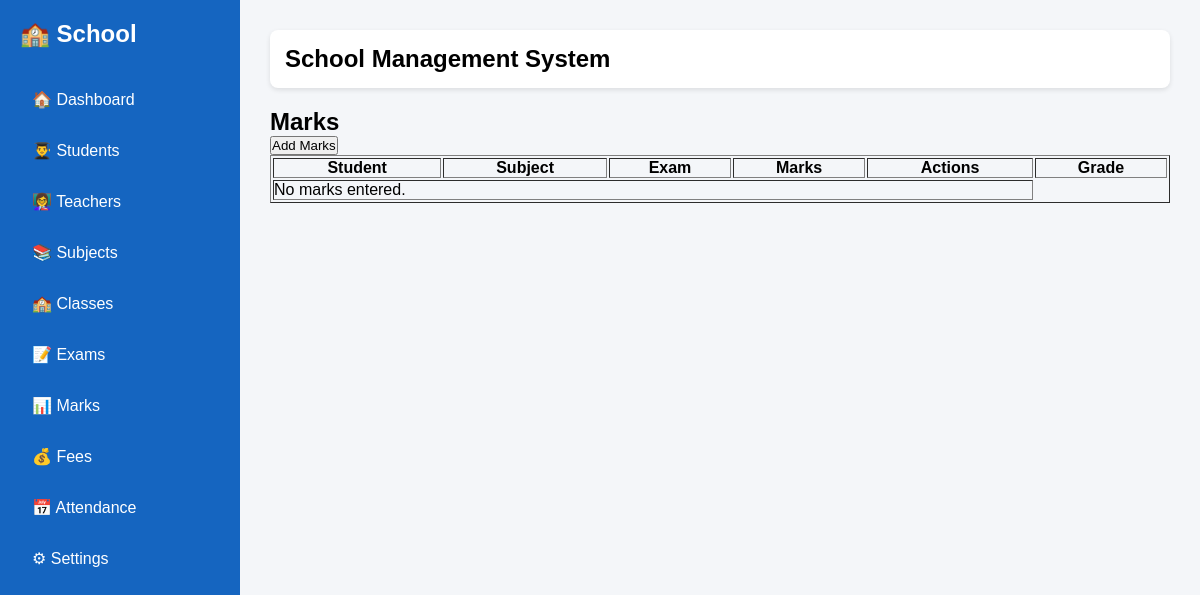
/marks/, run on an earlier commit of the app's database.
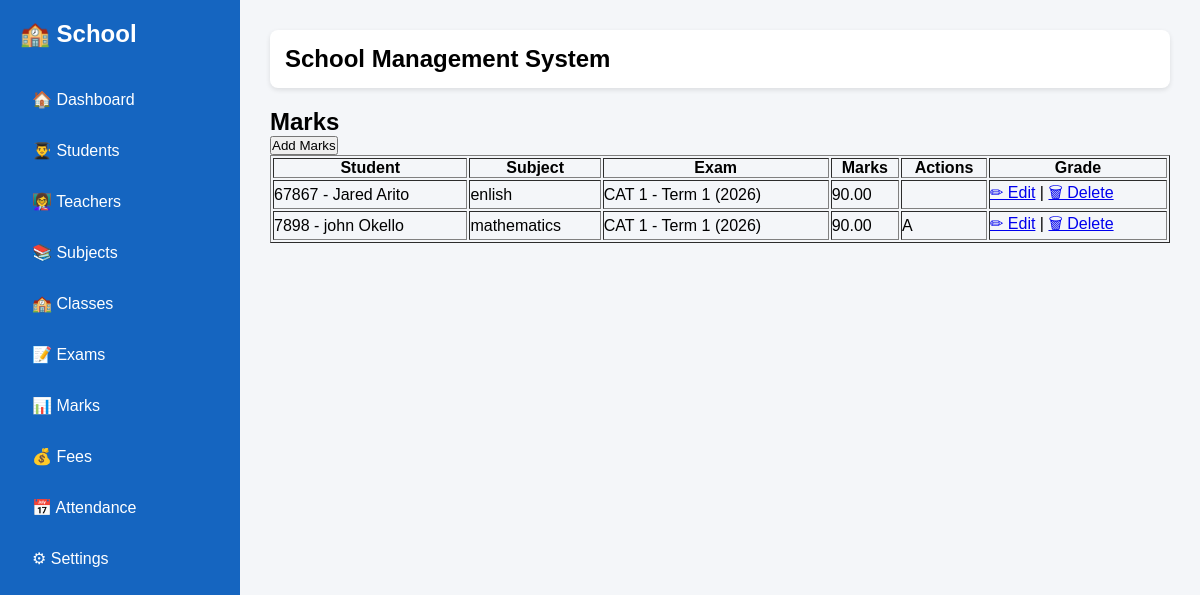
And on a later commit of the database.
### students/models.py (models this page shows, shortened)
class Mark(models.Model):
    student = models.ForeignKey(Student, on_delete=models.CASCADE)
    subject = models.ForeignKey(Subject, on_delete=models.CASCADE)
    exam = models.ForeignKey(Exam, on_delete=models.CASCADE)
    marks = models.DecimalField(max_digits=5, decimal_places=2)
    grade = models.CharField(max_length=2, blank=True)
    class Meta:
        constraints = [
            models.UniqueConstraint(
                fields=["student", "subject", "exam"],
                name="unique_student_subject_exam",
            )
        ]

class Student(models.Model):
    admission_number = models.CharField(max_length=20, unique=True)
    first_name = models.CharField(max_length=100)
    last_name = models.CharField(max_length=100)
    gender = models.CharField(
        max_length=10,
        choices=[
            ("Male", "Male"),
            ("Female", "Female"),
        ],
    )
    date_of_birth = models.DateField()
    school_class = models.ForeignKey(
        SchoolClass,
        on_delete=models.SET_NULL,
        null=True,
        blank=True,
        related_name="students",
    )
    parent_name = models.CharField(max_length=100)
    phone = models.CharField(max_length=20)
    def __str__(self):
        return f"{self.admission_number} - {self.first_name} {self.last_name}"

class Subject(models.Model):
    name = models.CharField(max_length=100)
    code = models.CharField(max_length=20, unique=True)
    teacher = models.ForeignKey(
        Teacher,
        on_delete=models.SET_NULL,
        null=True,
        blank=True,
        related_name="subjects",
    )
    def __str__(self):
        return self.name

class Exam(models.Model):
    name = models.CharField(max_length=50)
    term = models.CharField(max_length=20)
    year = models.IntegerField()
    def __str__(self):
        return f"{self.name} - Term {self.term} ({self.year})"

### students/views.py (the view)
# urls.py: path("marks/", views.mark_list, name="mark_list"),
def mark_list(request):
    marks = Mark.objects.all()
    return render(request, "students/mark_list.html", {
        "marks": marks
    })

### templates/students/mark_list.html
{% extends "base.html" %}
{% block content %}
<h2>Marks</h2>
<p>
    <a href="{% url 'add_mark' %}">
        <button>Add Marks</button>
    </a>
</p>
<table border="1" width="100%" cellpadding="8">
    <tr>
        <th>Student</th>
        <th>Subject</th>
        <th>Exam</th>
        <th>Marks</th>
        <th>Actions</th>
        <th>Grade</th>
    </tr>
    {% for mark in marks %}
    <tr>
        <td>{{ mark.student }}</td>
        <td>{{ mark.subject }}</td>
        <td>{{ mark.exam }}</td>
        <td>{{ mark.marks }}</td>
        <td>{{ mark.grade }}</td>
        <td>
            <a href="{% url 'edit_mark' mark.id %}">✏ Edit</a> |
            <a href="{% url 'delete_mark' mark.id %}">🗑 Delete</a>
        </td>
    </tr>
    {% empty %}
    <tr>
        <td colspan="5">No marks entered.</td>
    </tr>
    {% endfor %}
</table>
{% endblock %}

What changed in the data, as far as the page shows it:
added Mark: student "67867 - Jared Arito", subject "enlish", exam "CAT 1 - Term 1 (2026)", marks "90.00"
added Mark: student "7898 - john Okello", subject "mathematics", exam "CAT 1 - Term 1 (2026)", marks "90.00", grade "A"
Also different on the page:
text no longer shown: "No marks entered."
